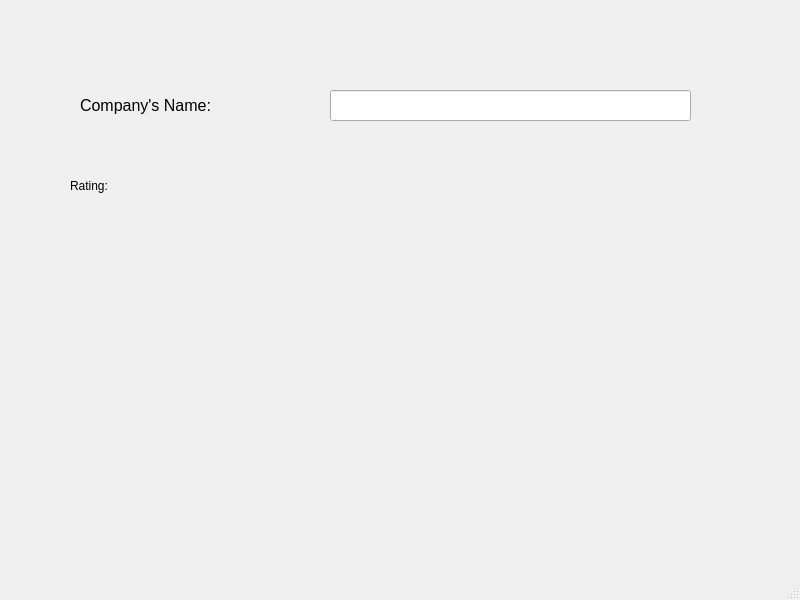
<?xml version="1.0" encoding="UTF-8"?>
<ui version="4.0">
 <class>BrokerRating</class>
 <widget class="QMainWindow" name="BrokerRating">
  <property name="geometry">
   <rect>
    <x>0</x>
    <y>0</y>
    <width>800</width>
    <height>600</height>
   </rect>
  </property>
  <property name="windowTitle">
   <string>MainWindow</string>
  </property>
  <widget class="QWidget" name="centralwidget">
   <widget class="QLabel" name="label">
    <property name="geometry">
     <rect>
      <x>80</x>
      <y>90</y>
      <width>201</width>
      <height>31</height>
     </rect>
    </property>
    <property name="font">
     <font>
      <pointsize>12</pointsize>
     </font>
    </property>
    <property name="text">
     <string>Company's Name:</string>
    </property>
   </widget>
   <widget class="QLabel" name="ErrorLabel">
    <property name="geometry">
     <rect>
      <x>330</x>
      <y>130</y>
      <width>361</width>
      <height>16</height>
     </rect>
    </property>
    <property name="text">
     <string/>
    </property>
   </widget>
   <widget class="QLineEdit" name="CompanyLine">
    <property name="geometry">
     <rect>
      <x>330</x>
      <y>90</y>
      <width>361</width>
      <height>31</height>
     </rect>
    </property>
   </widget>
   <widget class="QLabel" name="label_2">
    <property name="geometry">
     <rect>
      <x>70</x>
      <y>170</y>
      <width>161</width>
      <height>31</height>
     </rect>
    </property>
    <property name="text">
     <string>Rating:</string>
    </property>
   </widget>
   <widget class="QLabel" name="RatingLabel">
    <property name="geometry">
     <rect>
      <x>330</x>
      <y>170</y>
      <width>141</width>
      <height>31</height>
     </rect>
    </property>
    <property name="text">
     <string/>
    </property>
   </widget>
  </widget>
  <widget class="QMenuBar" name="menubar">
   <property name="geometry">
    <rect>
     <x>0</x>
     <y>0</y>
     <width>800</width>
     <height>26</height>
    </rect>
   </property>
  </widget>
  <widget class="QStatusBar" name="statusbar"/>
 </widget>
 <resources/>
 <connections/>
</ui>
